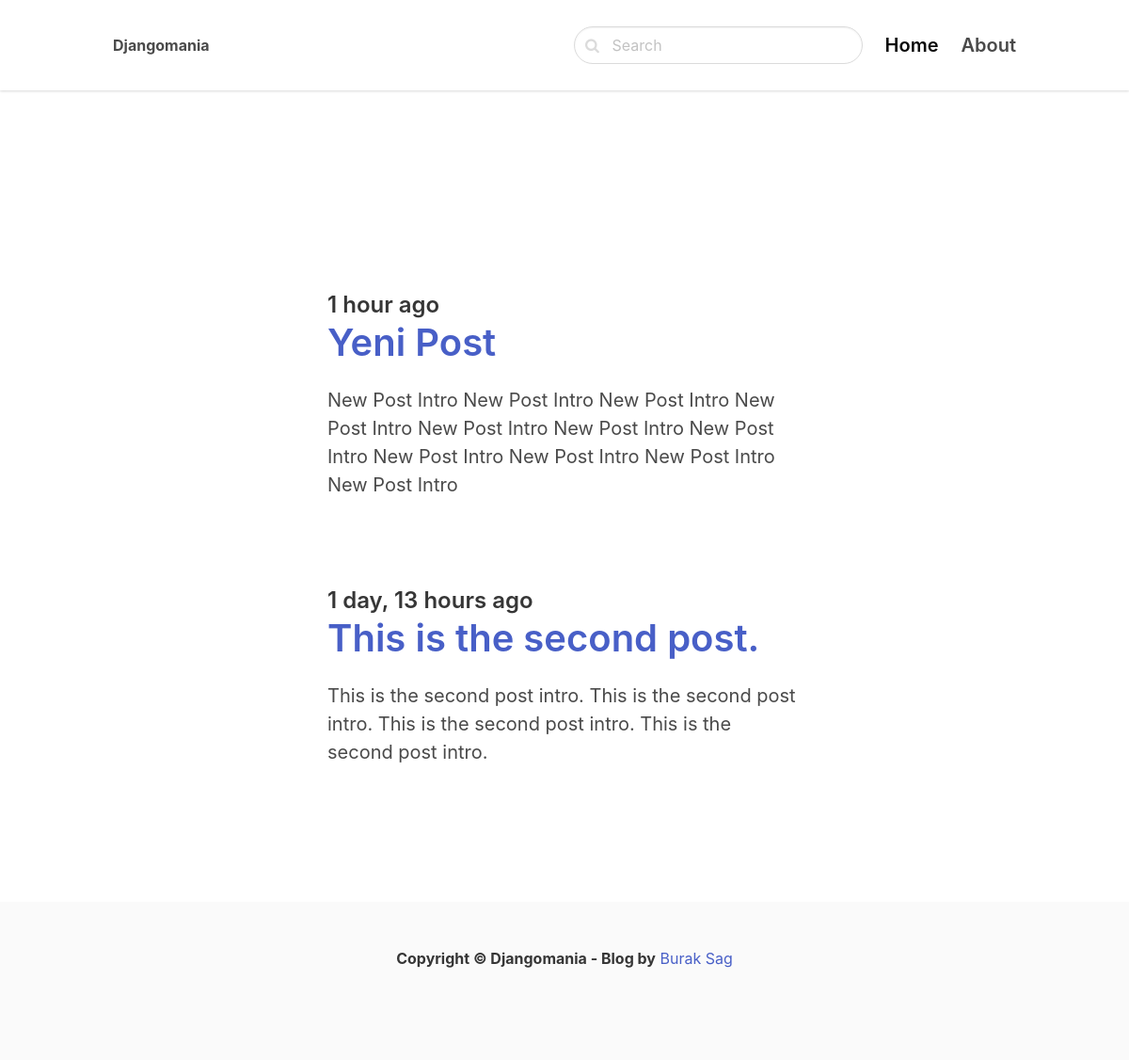
The page / on the database its author committed.
### blog/models.py (models this page shows, shortened)
class Post(models.Model):
    ACTIVE = 'active'
    DRAFT = 'draft'
    CHOICES_STATUS = (
        (ACTIVE, 'Active'),
        (DRAFT, 'Draft')
    )
    category = models.ForeignKey(Category, related_name="posts", on_delete=models.CASCADE)
    title = models.CharField(max_length=255)
    slug = models.SlugField()
    intro = models.TextField()
    body = models.TextField()
    created_at = models.DateTimeField(auto_now_add=True)
    status = models.CharField(max_length=10, choices=CHOICES_STATUS, default=ACTIVE)
    image = models.ImageField(upload_to='uploads/', blank=True, null=True)
    class Meta:
        ordering = ('-created_at',)

### core/views.py (the view)
# urls.py: path("", frontpage, name='frontpage')
def frontpage(request):
    posts = Post.objects.filter(status=Post.ACTIVE)
    context = dict(
        posts = posts
    )
    return render(request, "core/frontpage.html", context)

### core/templates/core/frontpage.html (shortened to what this page needs)
{% extends 'core/base.html' %}
{% block content %}
    <section class="hero">
        <div class="hero-body">
            <div class="container">
                <section class="section">
                    <div class="columns">
                        <div class="column is-8 is-offset-2">
                            {% for post in posts %}
                                <div class="content is-medium">
                                    {% if post.image %}
                                        <figure class="image">
                                        </figure>
                                    {% endif %}
                                    <h2 class="subtitle is-4">{{ post.created_at | timesince }} ago </h2>
                                    <h1 class="title"><a href="{% url 'post_detail' post.category.slug post.slug %}"> {{ post.title }} </a></h1>
                                    <p>
                                        {{ post.intro }}
                                    </p>
                                </div>
                            {% endfor %}
                        </div>
                    </div>
                </section>
            </div>
        </div>
    </section>
{% endblock %}

### rows shown on the page
Post: created_at "1 hour", title "Yeni Post", intro "New Post Intro New Post Intro New Post Intro New Post Intro New Post Intro New Post Intro New Post Intro New Post Intro New Post Intro New Post Intro New Post Intro"
Post: created_at "1 day, 13 hours", title "This is the second post.", intro "This is the second post intro. This is the second post intro. This is the second post intro. This is the second post intro."
